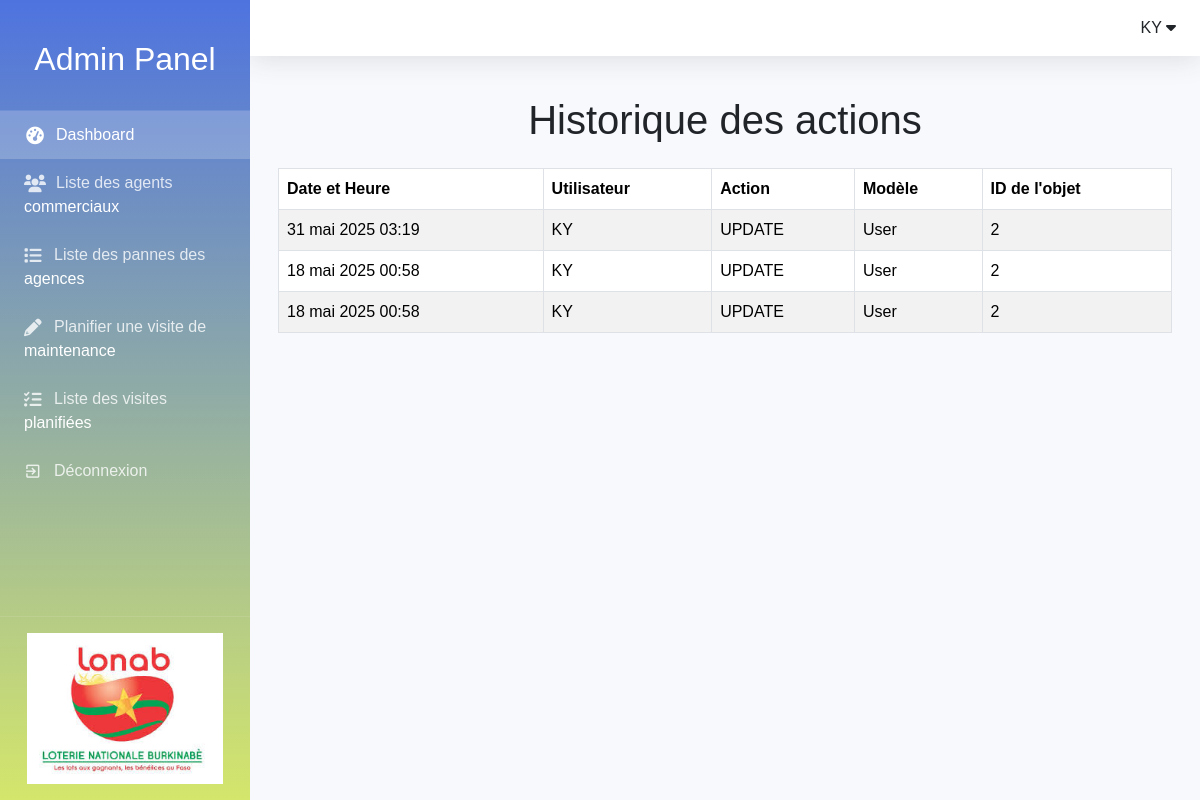
The page /monapplication/admin/admin_activity_log/ (signed in) on the database its author committed.
### monapplication/models.py (models this page shows, shortened)
class ActivityLog(models.Model):
    ACTION_CHOICES = [
        ('CREATE', 'Création'),
        ('UPDATE', 'Modification'),
        ('DELETE', 'Suppression'),
    ]
    user = models.ForeignKey(User, on_delete=models.CASCADE)
    action = models.CharField(max_length=10, choices=ACTION_CHOICES)
    model_name = models.CharField(max_length=255)  # Par exemple, "Panne"
    object_id = models.PositiveIntegerField()  # ID de l'objet affecté
    details = models.TextField(blank=True, null=True)  # Détails supplémentaires (par exemple, champs modifiés)
    field_modified = models.CharField(max_length=255, null=True, blank=True)  # Champ pour stocker quel champ a été modifié
    timestamp = models.DateTimeField(auto_now_add=True)  # Date et heure de l'activité
    ip_address = models.GenericIPAddressField(null=True, blank=True)  # Pour stocker l'adresse IP de l'utilisateur

### monapplication/views.py (the view)
# urls.py: path('admin/admin_activity_log/', views.admin_activity_log, name='admin_activity_log'),
@login_required
def admin_activity_log(request):
    logs = ActivityLog.objects.filter(user=request.user).order_by('-timestamp')
    return render(request, 'admin_activity_log.html', {'logs': logs})

### monapplication/templates/admin_activity_log.html (shortened to what this page needs)
{% extends 'base_generic.html' %}
{% block content %}
  <h1 class="my-4 text-center">Historique des actions</h1>
  <div class="container">
    <table class="table table-striped table-bordered table-hover">
      <thead>
        <tr>
          <th>Date et Heure</th>
          <th>Utilisateur</th>
          <th>Action</th>
          <th>Modèle</th>
          <th>ID de l'objet</th>
        </tr>
      </thead>
      <tbody>
        {% for log in logs %}
          <tr>
            <td>{{ log.timestamp }}</td>
            <td>{{ log.user.username }}</td>
            <td>{{ log.action }}</td>
            <td>{{ log.model_name }}</td>
            <td>{{ log.object_id }}</td>
          </tr>
        {% endfor %}
      </tbody>
    </table>
  </div>
{% endblock %}

### monapplication/templates/base_generic.html (style rules this page uses)
:root { --primary: #4e73df; --secondary: #858796; --success: #1cc88a; --info: #36b9cc; --warning: #f6c23e; --danger: #e74a3b; --light: #f8f9fc; --dark: #5a5c69; }
* { margin: 0; padding: 0; box-sizing: border-box; font-family: 'Nunito', sans-serif; }
body { background-color: #f8f9fc; min-height: 100vh; display: flex; }
table { width: 100%; border-collapse: collapse; }
th, td { padding: 0.75rem; text-align: left; border-bottom: 1px solid rgba(0, 0, 0, 0.05); white-space: nowrap; }
th { background-color: var(--light); color: var(--dark); font-weight: bold; }

### rows shown on the page
ActivityLog: timestamp "31 mai 2025 03:19", user.username "KY", action "UPDATE", model_name "User", object_id "2"
ActivityLog: timestamp "18 mai 2025 00:58", user.username "KY", action "UPDATE", model_name "User", object_id "2"
ActivityLog: timestamp "18 mai 2025 00:58", user.username "KY", action "UPDATE", model_name "User", object_id "2"
